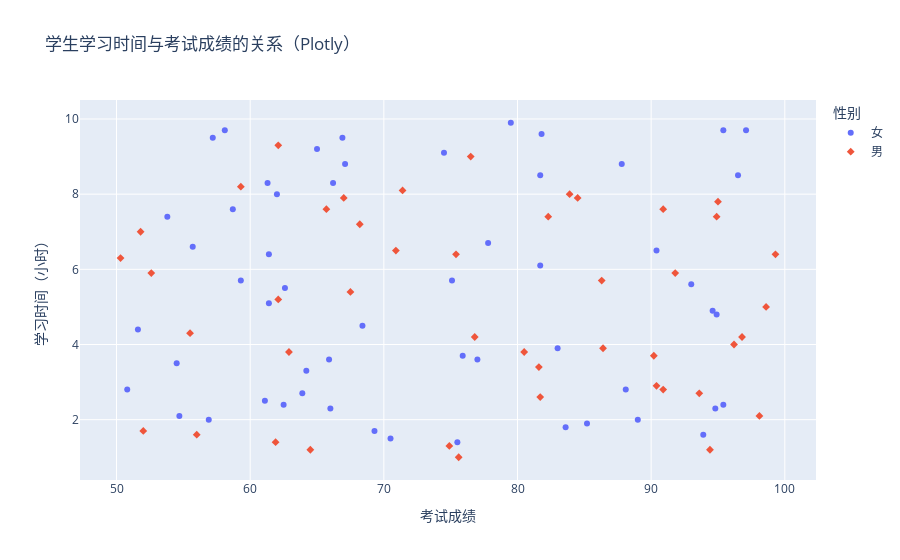

Notebook cell for this chart:
### Markdown cell above
2. 使用Plotly绘制点图

### Code cell
import plotly.express as px

# 绘制点图
fig = px.scatter(df, x='考试成绩', y='学习时间', color='性别', symbol='性别',
                 title='学生学习时间与考试成绩的关系（Plotly）')

# 显示图形
fig.update_layout(xaxis_title='考试成绩', yaxis_title='学习时间（小时）')
fig.show()

### Figure 1 — Plotly figure (JSON) as saved in the notebook; plotly's stock layout.template omitted (floating-point values rounded to 4 significant figures)
{"data": [{"hovertemplate": "性别=女<br>考试成绩=%{x}<br>学习时间=%{y}<extra></extra>", "legendgroup": "女", "marker": {"color": "#636efa", "symbol": "circle"}, "mode": "markers", "name": "女", "orientation": "v", "showlegend": true, "type": "scatter", "x": [51.6, 81.8, 95.4, 62.5, 70.5, 87.8, 61.4, 53.8, 58.1, 96.5, 59.3, 94.6, 77, 90.4, 94.8, 65.9, 61.4, 93, 75.5, 61.1, 66.9, 97.1, 66.2, 75.9, 85.2, 62.6, 65, 64.2, 75.1, 63.9, 95.4, 62, 57.2, 74.5, 83.6, 88.1, 68.4, 81.7, 54.5, 66, 79.5, 50.8, 61.3, 58.7, 69.3, 56.9, 67.1, 55.7, 93.9, 83, 77.8, 54.7, 81.7, 94.9, 89], "xaxis": "x", "y": [4.4, 9.6, 2.4, 2.4, 1.5, 8.8, 6.4, 7.4, 9.7, 8.5, 5.7, 4.9, 3.6, 6.5, 2.3, 3.6, 5.1, 5.6, 1.4, 2.5, 9.5, 9.7, 8.3, 3.7, 1.9, 5.5, 9.2, 3.3, 5.7, 2.7, 9.7, 8, 9.5, 9.1, 1.8, 2.8, 4.5, 8.5, 3.5, 2.3, 9.9, 2.8, 8.3, 7.6, 1.7, 2, 8.8, 6.6, 1.6, 3.9, 6.7, 2.1, 6.1, 4.8, 2], "yaxis": "y"}, {"hovertemplate": "性别=男<br>考试成绩=%{x}<br>学习时间=%{y}<extra></extra>", "legendgroup": "男", "marker": {"color": "#EF553B", "symbol": "diamond"}, "mode": "markers", "name": "男", "orientation": "v", "showlegend": true, "type": "scatter", "x": [65.7, 75.4, 64.5, 90.4, 81.7, 93.6, 90.2, 55.5, 71.4, 90.9, 50.3, 70.9, 56, 68.2, 98.6, 98.1, 74.9, 51.8, 80.5, 52.6, 99.3, 62.1, 61.9, 86.4, 81.6, 76.8, 91.8, 59.3, 52, 83.9, 75.6, 82.3, 84.5, 96.8, 96.2, 62.9, 90.9, 76.5, 62.1, 94.9, 95, 67, 67.5, 86.3, 94.4], "xaxis": "x", "y": [7.6, 6.4, 1.2, 2.9, 2.6, 2.7, 3.7, 4.3, 8.1, 2.8, 6.3, 6.5, 1.6, 7.2, 5, 2.1, 1.3, 7, 3.8, 5.9, 6.4, 9.3, 1.4, 3.9, 3.4, 4.2, 5.9, 8.2, 1.7, 8, 1, 7.4, 7.9, 4.2, 4, 3.8, 7.6, 9, 5.2, 7.4, 7.8, 7.9, 5.4, 5.7, 1.2], "yaxis": "y"}], "layout": {"legend": {"title": {"text": "性别"}, "tracegroupgap": 0}, "title": {"text": "学生学习时间与考试成绩的关系（Plotly）"}, "xaxis": {"anchor": "y", "domain": [0, 1], "title": {"text": "考试成绩"}}, "yaxis": {"anchor": "x", "domain": [0, 1], "title": {"text": "学习时间（小时）"}}}}
